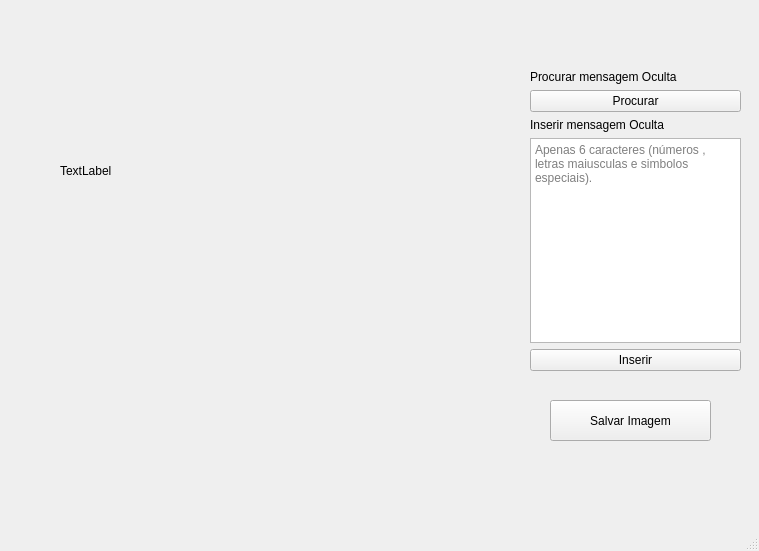
<?xml version="1.0" encoding="UTF-8"?>
<ui version="4.0">
 <class>Resultado</class>
 <widget class="QMainWindow" name="Resultado">
  <property name="geometry">
   <rect>
    <x>0</x>
    <y>0</y>
    <width>759</width>
    <height>551</height>
   </rect>
  </property>
  <property name="windowTitle">
   <string>Mensagens Ocultas</string>
  </property>
  <widget class="QWidget" name="centralwidget">
   <widget class="QLabel" name="Imagem_principal">
    <property name="geometry">
     <rect>
      <x>60</x>
      <y>20</y>
      <width>411</width>
      <height>301</height>
     </rect>
    </property>
    <property name="text">
     <string>TextLabel</string>
    </property>
   </widget>
   <widget class="QPushButton" name="salvar">
    <property name="geometry">
     <rect>
      <x>550</x>
      <y>400</y>
      <width>161</width>
      <height>41</height>
     </rect>
    </property>
    <property name="text">
     <string>Salvar Imagem</string>
    </property>
   </widget>
   <widget class="QWidget" name="verticalLayoutWidget">
    <property name="geometry">
     <rect>
      <x>530</x>
      <y>70</y>
      <width>211</width>
      <height>301</height>
     </rect>
    </property>
    <layout class="QVBoxLayout" name="verticalLayout">
     <item>
      <widget class="QLabel" name="titulo_procurar">
       <property name="text">
        <string>Procurar mensagem Oculta</string>
       </property>
      </widget>
     </item>
     <item>
      <widget class="QPushButton" name="procurar">
       <property name="text">
        <string>Procurar</string>
       </property>
      </widget>
     </item>
     <item>
      <widget class="QLabel" name="titulo_inserir">
       <property name="text">
        <string>Inserir mensagem Oculta</string>
       </property>
      </widget>
     </item>
     <item>
      <widget class="QTextEdit" name="Input_text">
       <property name="placeholderText">
        <string>Apenas 6 caracteres (números , letras maiusculas e simbolos especiais).</string>
       </property>
      </widget>
     </item>
     <item>
      <widget class="QPushButton" name="enviar_msg">
       <property name="text">
        <string>Inserir</string>
       </property>
      </widget>
     </item>
    </layout>
   </widget>
   <widget class="QLabel" name="Outpu_mensagem">
    <property name="geometry">
     <rect>
      <x>90</x>
      <y>370</y>
      <width>371</width>
      <height>101</height>
     </rect>
    </property>
    <property name="baseSize">
     <size>
      <width>0</width>
      <height>40</height>
     </size>
    </property>
    <property name="text">
     <string/>
    </property>
   </widget>
  </widget>
  <widget class="QStatusBar" name="statusbar"/>
  <action name="actionSalvar_Imagem">
   <property name="text">
    <string>Salvar Imagem</string>
   </property>
  </action>
  <action name="actionFechar">
   <property name="text">
    <string>Fechar</string>
   </property>
  </action>
 </widget>
 <resources/>
 <connections/>
</ui>
